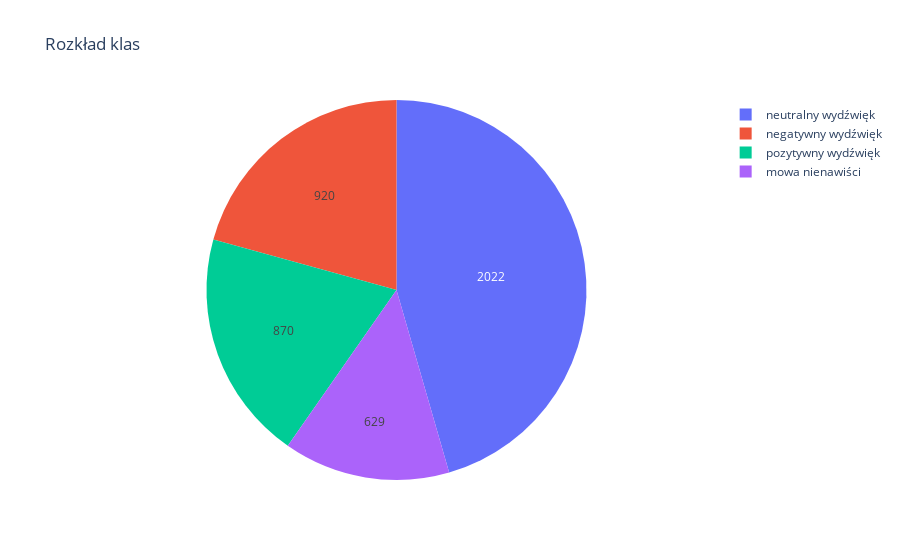

Notebook cell for this chart:
### Code cell
label_counts = df['label'].value_counts()
fig = go.Figure(
    go.Pie(
        labels=label_counts.index,
        values=label_counts.values,
        hoverinfo="label+percent",
        textinfo="value"
    )
)
fig.update_layout(title="Rozkład klas")
fig.show()

### Figure 1 — Plotly figure (JSON) as saved in the notebook; plotly's stock layout.template omitted (floating-point values rounded to 4 significant figures)
{"data": [{"hoverinfo": "label+percent", "labels": ["neutralny wydźwięk", "negatywny wydźwięk", "pozytywny wydźwięk", "mowa nienawiści"], "textinfo": "value", "type": "pie", "values": [2022, 920, 870, 629]}], "layout": {"title": {"text": "Rozkład klas"}}}
